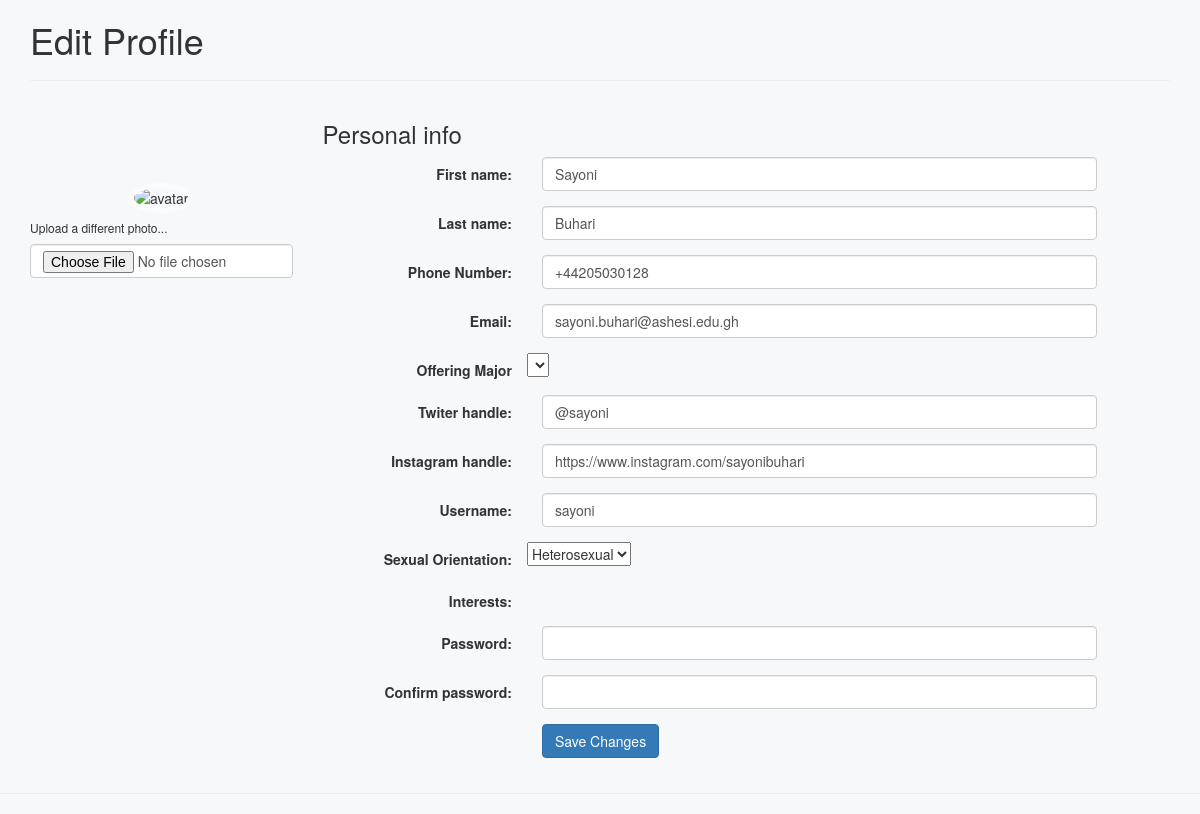
Page /view/updateprofile.php (signed in) on the earlier database version.
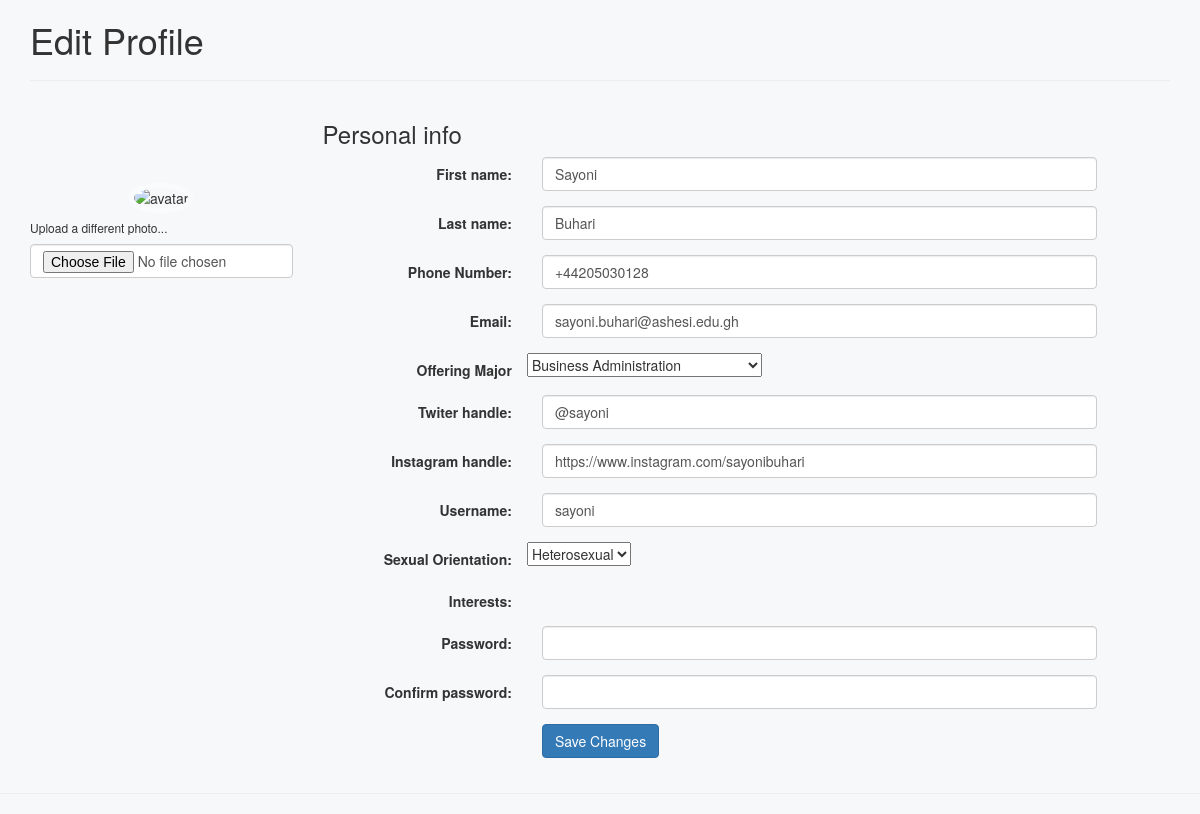
Same page on the later database version.
### tables this page shows
CREATE TABLE `users` (
  `Uid` int(8) NOT NULL,
  `fname` char(50) NOT NULL,
  `lname` char(50) NOT NULL,
  `username` char(50) NOT NULL,
  `email` varchar(100) NOT NULL,
  `pass` varchar(80) NOT NULL,
  `gender` enum('m','f') NOT NULL,
  `dob` date NOT NULL,
  `class` year(4) DEFAULT NULL,
  `major` tinyint(80) DEFAULT NULL,
  `phone` varchar(15) NOT NULL,
  `twitter` varchar(150) DEFAULT NULL,
  `insta` varchar(150) DEFAULT NULL,
  `sexual_orientation` int(11) NOT NULL
);

CREATE TABLE `courses` (
  `course_id` tinyint(80) NOT NULL,
  `course_name` varchar(11) NOT NULL,
  `course_title` varchar(40) NOT NULL
);

### controllers/UserController.php (called while the page is built, shortened)
<?php
require("../classes/User.php");
function get_user_controller($id)
{
    $user_instance = new user();
    return $user_instance->getUser($id);
}
function get_major_controller()
{
    $user_instance = new User();
    return $user_instance->getMajors();
}

### settings/db_class.php (called while the page is built, shortened)
<?php
class db_connection
{
	public $db = null;
	public $results = null;
	function connection(){
		$this->db = mysqli_connect(SERVER, USERNAME, PASSWD, DATABASE);
		return true;
	}
	function query($query){
		$this->results = mysqli_query($this->db, $query);
		return true;
	}
	function fetch($query){
		if($this->query($query)) {
			return mysqli_fetch_all($this->results, MYSQLI_ASSOC);
		}
		return false;
	}
	function fetchOne($query){
		if($this->query($query)) {
			return mysqli_fetch_assoc($this->results);
		}
		return false;
	}
}
?>

### classes/User.php (called while the page is built, shortened)
<?php
require("../settings/db_class.php");
class User extends db_connection
{
    function getUser($id)
    {
        return $this->fetchOne("SELECT *
                                FROM users
                                INNER JOIN pictures
                                ON pictures.Uid = users.Uid
                                INNER JOIN courses
                                ON courses.course_id = users.major
                                INNER JOIN sexual_orientation
                                ON sexual_orientation.id = users.sexual_orientation
                                WHERE users.Uid = '$id'");
    }
    function getMajors()
    {
        return $this->fetch("SELECT * FROM courses");
    }
}

### view/updateprofile.php (the view, shortened to what the changed rows need)
<?php
require('../controllers/UserController.php');
$user = get_user_controller($_SESSION['Uid']);
$majors = get_major_controller();
?>
<!DOCTYPE html>
<html lang="en">
<head>
    <link href="https://maxcdn.bootstrapcdn.com/font-awesome/4.3.0/css/font-awesome.min.css" rel="stylesheet">
    <link href="//maxcdn.bootstrapcdn.com/bootstrap/3.3.0/css/bootstrap.min.css" rel="stylesheet" id="bootstrap-css">
    <link rel="stylesheet" href="https://cdn.jsdelivr.net/npm/bootstrap@5.0.0-beta1/dist/js/bootstrap.bundle.min.js">
</head>
<body>
<div class="container">
    <h1>Edit Profile</h1>
	<div class="row">
      <form action="../action/update_profile_process.php" class="form-horizontal" method="post" role="form" enctype='multipart/form-data'>
      <div class="col-md-9 personal-info">
          <div class="form-group">
            <div class="col-lg-8">
              <input class="form-control" type="text" name="fname" value=<?php echo $user['fname'] ?> >
            </div>
          </div>
          <div class="form-group">
            <div class="col-lg-8">
              <input class="form-control" type="text" name="lname" value=<?php echo $user['lname'] ?>>
            </div>
          </div>
          <div class="form-group">
            <div class="col-lg-8">
              <input class="form-control" type="text" name="phone" value=<?php echo $user['phone'] ?>>
            </div>
          </div>
          <div class="form-group">
            <div class="col-lg-8">
              <input class="form-control" type="text" name="email" value=<?php echo $user['email'] ?>>
            </div>
          </div>
          <div class='form-group'>
            <label for="major" class="col-lg-3 control-label">Offering Major</label>
            <select id="major" class="form-select form-select-lg" name="major">
              <?php
                foreach ($majors as $major){?>
                 <option value=<?php echo $major['course_id'];?> <?php if($major['course_id'] == $user['major']){echo("selected");} ?> id=<?php echo $major['course_id'] ?>><?php echo $major['course_title']?></option>
               <?php }
              ?>
            </select>
          </div>
          <div class='form-group'>
            <div class="col-md-8">
              <input type="text" class="form-control" id="twitter" name="twitter" value=<?php echo $user['twitter'] ?> >
            </div>
          </div>
          <div class='form-group'>
            <div class="col-md-8">
              <input type="text" class="form-control" id="instagram" name="instagram" value=<?php echo $user['insta'] ?> >
            </div>
          </div>
          <div class="form-group">
            <div class="col-md-8">
              <input class="form-control" type="text" name="username" value=<?php echo $user['username'] ?>>
            </div>
          </div>
          <div class='form-group'>
            <label for="sexual_orient" class="col-md-3 control-label"> Sexual Orientation:</label>
            <select name="sexual_orientation" id="sexual_orient" class="form-select form-select-lg">
              <option value="1" <?php if(1 == $user['sexual_orientation']){echo("selected");} ?> >Heterosexual</option>
            </select>
          </div>
        </form>
      </div>
  </div>
</body>
</html>

Differences in the rows shown:
changed through a linked row, users "Sayoni": major (not shown) → "Business Administration"
